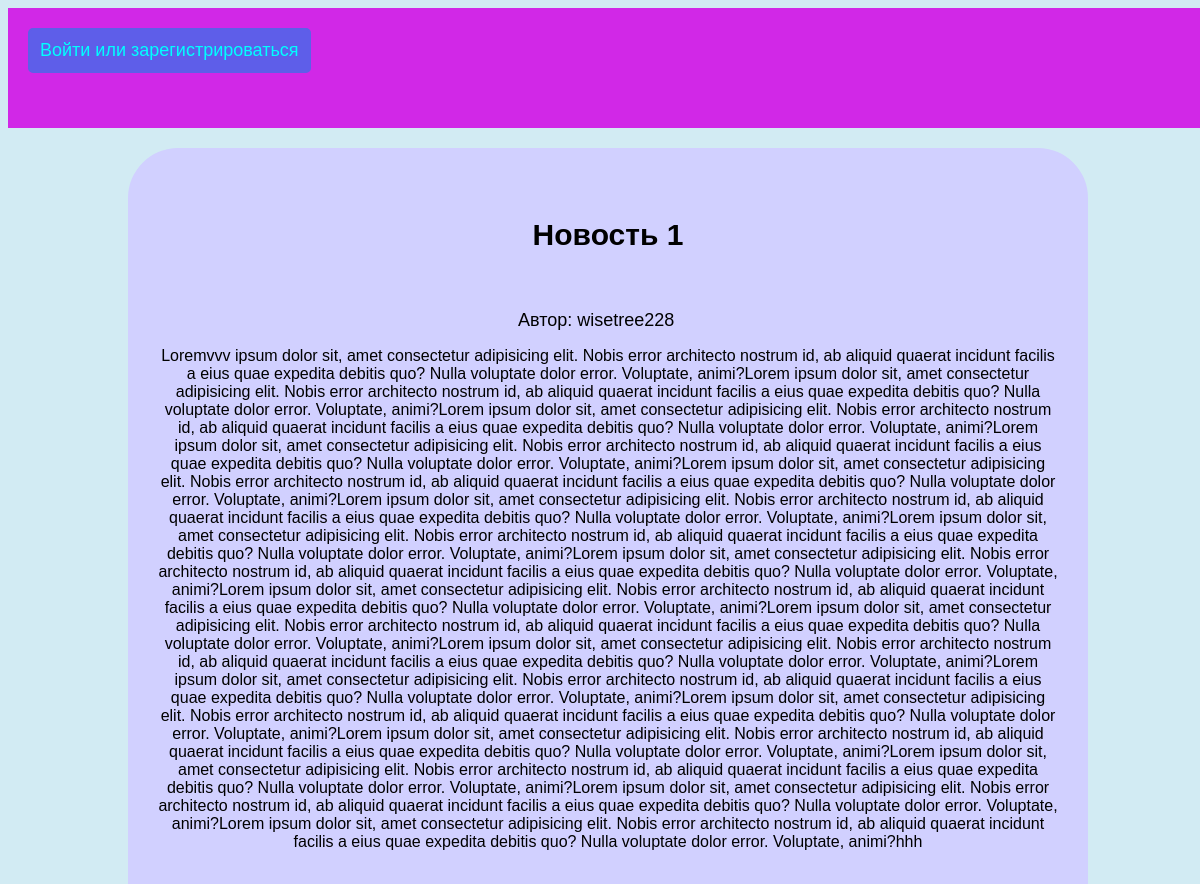
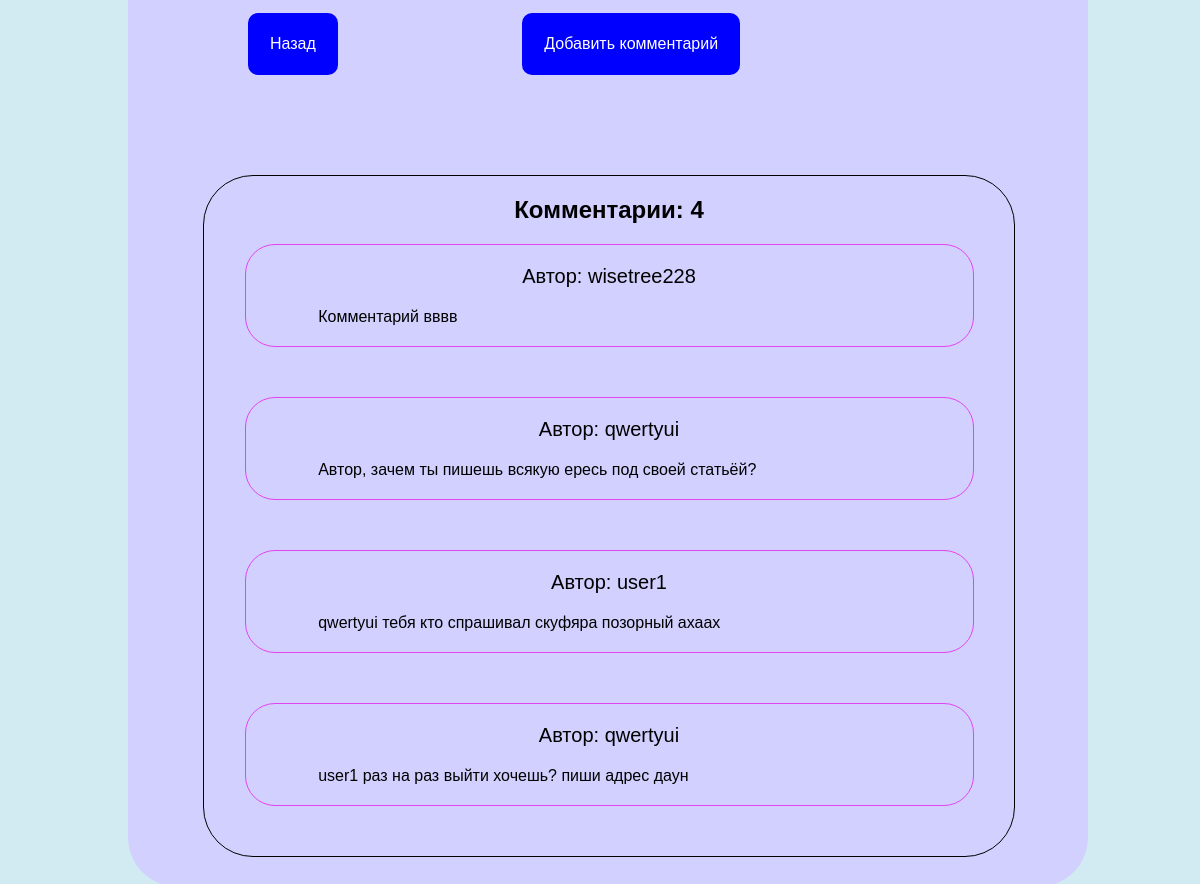
Page /view/3 on the earlier database version (2 pictures, top to bottom).
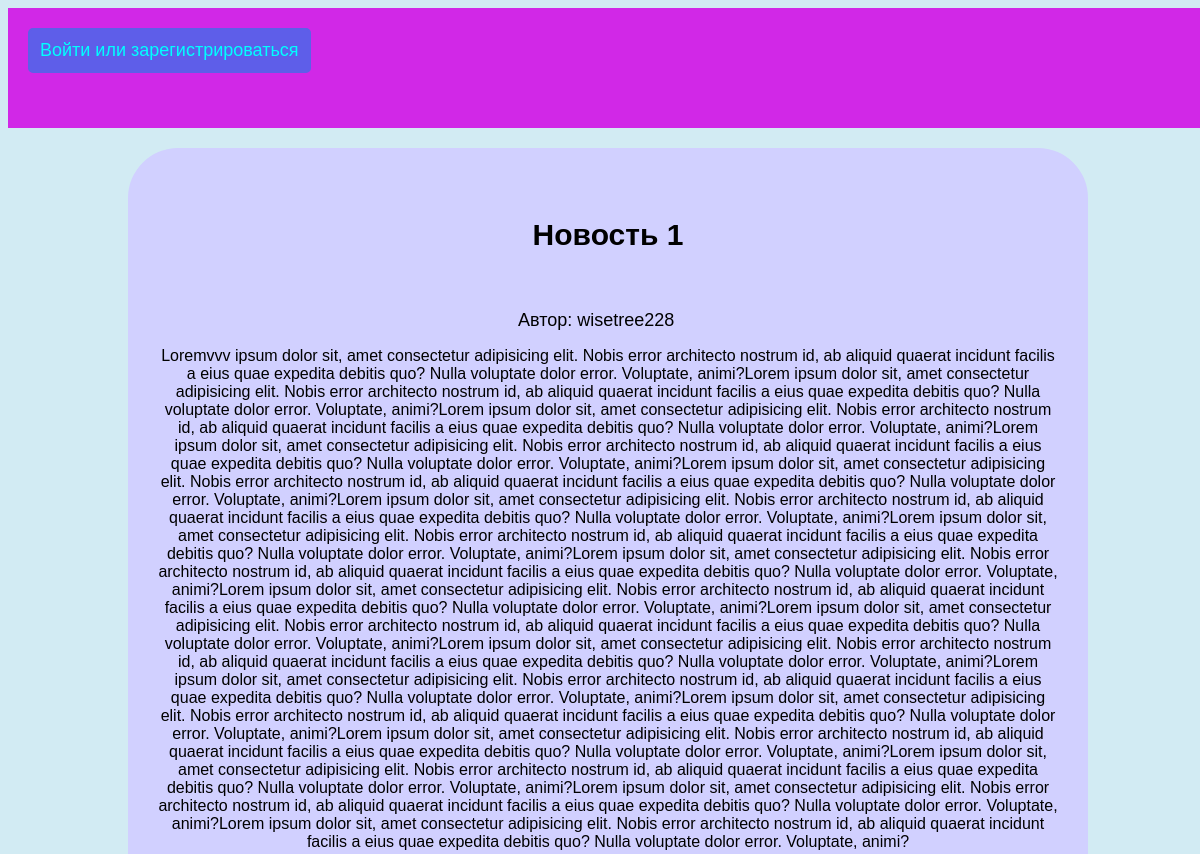
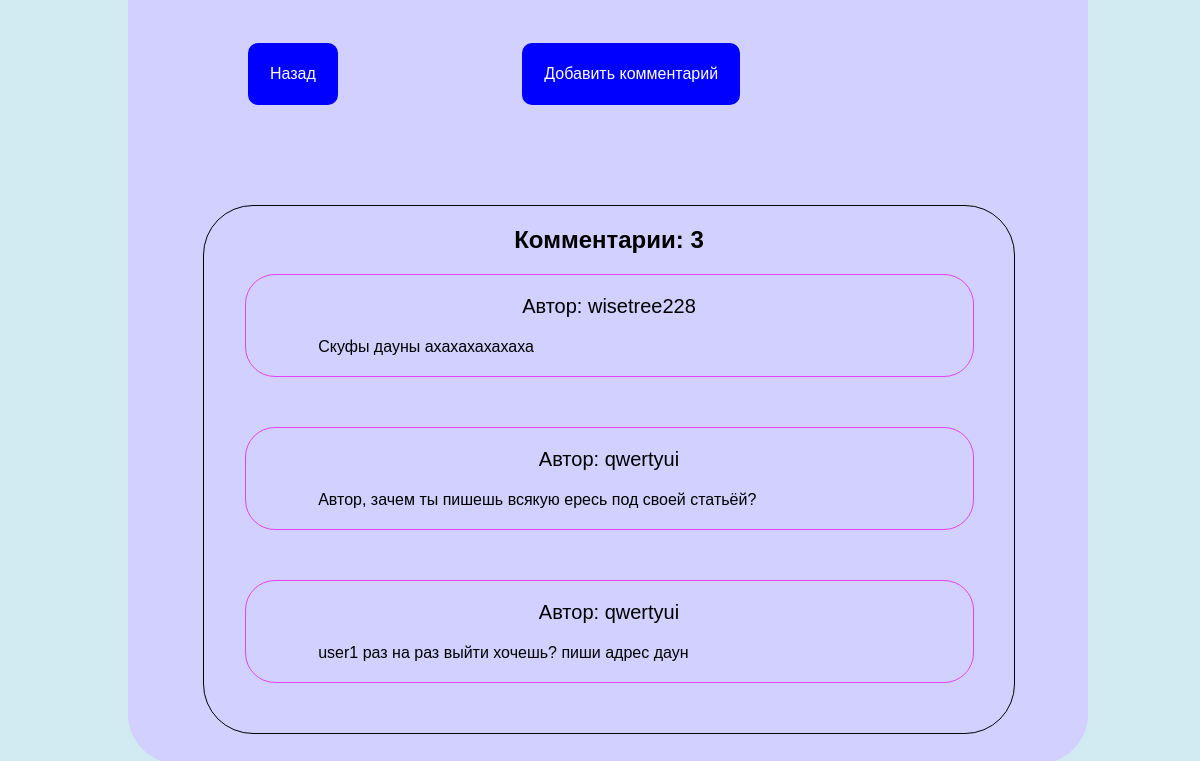
Same page on the later database version (2 pictures, top to bottom).
### tables this page shows
CREATE TABLE "article" (
	"id"	INTEGER NOT NULL UNIQUE,
	"name"	TEXT,
	"text"	TEXT,
	"author"	TEXT,
	PRIMARY KEY("id" AUTOINCREMENT)
);

CREATE TABLE "comment" (
	"id"	INTEGER NOT NULL UNIQUE,
	"new_id"	INTEGER NOT NULL,
	"author"	TEXT NOT NULL,
	"text"	TEXT NOT NULL,
	PRIMARY KEY("id" AUTOINCREMENT)
);

### main.py (the view)
@app.route("/view/<int:id>")  # обработчик динамического просмотра страницы
def detailview(id):
    if not check_id('article', f"id={id}"): # если нет такой статьи, перенос на страницу ошибки 404
        return redirect('error')
    article=selectOne('article', f"id={id}")
    auth=article[3]
    comments=selectAllWithCondition('comment', f"new_id={id}")
    leng=len(comments)
    return render_template('detailview.html', article=article, data=data, comments=comments, leng=leng, auth=auth)

### main.py (called while the page is built)
def selectAllWithCondition(table, cond):
    db = connect('database.db')
    cur = db.cursor()
    cur.execute(f"SELECT * FROM {table} WHERE {cond};")
    db.commit()
    list = cur.fetchall()
    db.close()
    return list

def selectOne(table, cond):
    db = connect('database.db')
    cur = db.cursor()
    cur.execute(f"SELECT * FROM {table} WHERE {cond};")
    db.commit()
    list = cur.fetchone()
    db.close()
    return list

def check_id(table, cond):
    db = connect('database.db')
    cur = db.cursor()
    cur.execute(f"SELECT * FROM {table} WHERE {cond};")
    db.commit()
    list = cur.fetchall()
    db.close()
    if len(list)>=1:
        return True
    return False

### templates/detailview.html (shortened to what this page needs)
{% extends 'layout.html' %}
{% block content %}
<div class="menu">
    {% if not data.userLogged %}
    <a class="log" href="{{url_for('login')}}">Войти или зарегистрироваться</a>
    {% else %}
    <a href="{{url_for('index')}}" class="username logout">Главная страница</a>
    <p class="username">Пользователь: {{data.userName}}</p>
    <a href="{{url_for('logout')}}" class="username logout">Выйти из аккаунта</a>
    <a href="{{url_for('profile')}}" class="username logout">Мой профиль</a>
    {% endif %}
</div>
<div class="container container-detail">
    <h4 class="name">{{article[1]}}</h4><br>
    <a href="{{url_for('otherprof', username=auth)}}" class="authh">Автор: {{auth}}</a>
    <p class="text">{{article[2]}}</p>
    <a class="add detail-back" href="/">Назад</a>
    <a class="add detail-back" href="{{url_for('add_comment', id=article[0])}}">Добавить комментарий</a>
    <div class="comments">
        <h2 class="headcom">Комментарии: {{leng}}</h2>
        {% for comment in comments %}
        <div class="comment">
            <p class="cname">Автор: {{comment[2]}}</p>
            <p class="ctext">{{comment[3]}}</p>
        </div>
        {% endfor %}
    </div>
</div>
{% endblock %}

### templates/layout.html (shortened to what this page needs)
<!doctype html>
<html lang="ru">
<head>
</head>
<body>
    {% block content %}
        {% endblock %}
</body>
</html>

### templates/layout.html (style rules this page uses)
body { background-color: rgb(210, 235, 243); width: 100%; height: 100%; padding: 0%; }
.container { background-color: rgb(209, 208, 255); margin-top: 20px; width: 75%; height: 70%; margin-left: auto; margin-right: auto; border-radius: 50px; padding-top: 40px; padding-bottom: 40px; }
.name { font-size: 30px; text-align: center; }
* { font-family:Arial; text-decoration: none; }
.text { text-align: center; }
.add { background-color: rgb(0, 0, 255); color: white; border-radius: 10px; padding: 20px; margin-left: 100px; transition: all 0.2s; border: 2px solid blue; margin-top: 100px; }
.menu { width: 100%; height: 120px; background-color: rgb(209, 40, 231); margin-top: 0%; }
.log { font-size: large; background-color: rgb(94, 94, 233); padding: 10px; border-radius: 5px; margin: 20px; display: inline-block; color: aqua; transition: all 0.2s; border: 2px solid rgb(94, 94, 233); }
.container-detail { padding: 30px; }
.comments { width: 90%; border: 1px solid black; border-radius: 50px; margin-top: 100px; margin-left: 5%; }
.cname { text-align: center; font-size: 20px; }
.ctext { margin-left: 10%; margin-right: 10%; margin-bottom: 20px; }
.headcom { text-align: center; }
.comment { border: 1px solid rgb(227, 68, 241); margin-bottom: 50px; border-radius: 30px; margin-left: 5%; margin-right: 5%; }
.detail-back { margin-top: 30px; display: inline-block; margin-left: 10%; margin-right: 10%; }
.authh { color: #000; margin-left: 40%; border-radius: 10px; font-size: large; transition: all 0.2s; width: 20%; }

Differences in the rows shown:
removed comment: author "user1", text "qwertyui тебя кто спрашивал скуфяра позорный ахаах"
changed article "Новость 1": text "…voluptate dolor error. Voluptate, animi?hhh" → "…voluptate dolor error. Voluptate, animi?"
changed comment "wisetree228": text "Комментарий вввв" → "Скуфы дауны ахахахахахаха"
Other differences:
{{ leng }}: "4" → "3"
